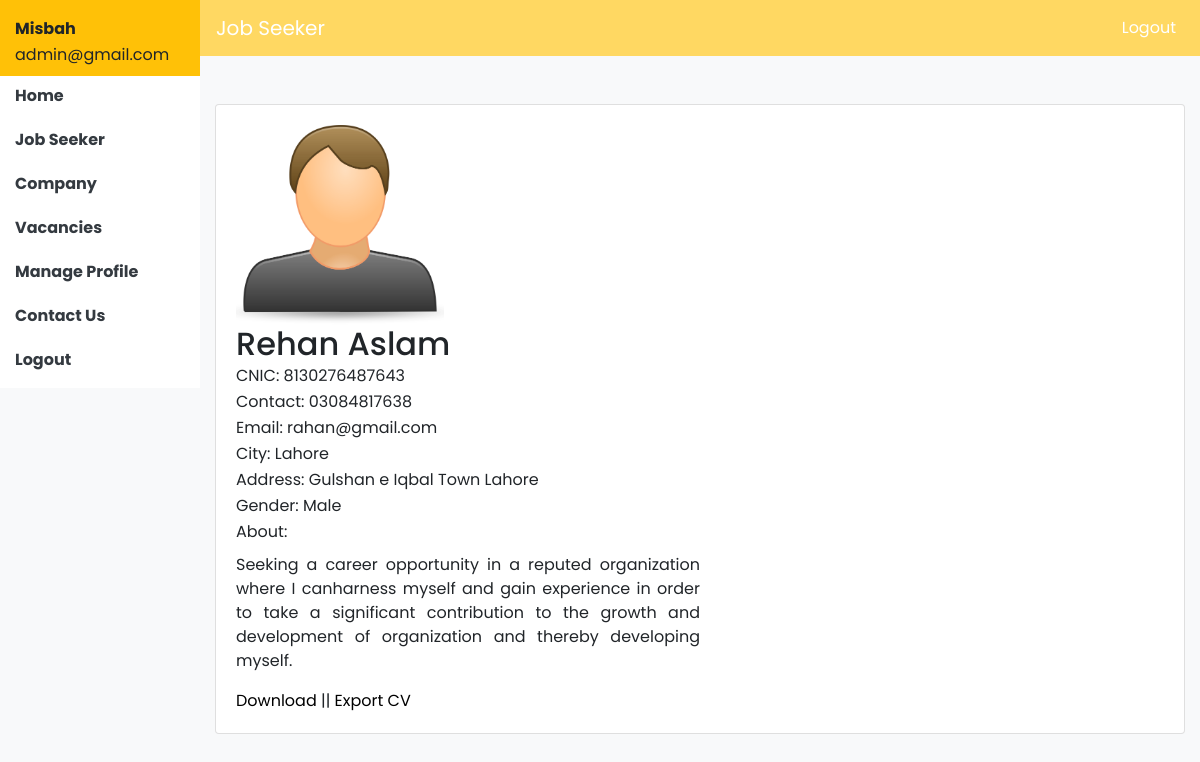
Page /admin/job_seeker_profile.php?id=1 (signed in) on the committed database.
### tables this page shows
CREATE TABLE `job_seeker_profile` (
  `id` int(11) NOT NULL,
  `job_seeker_id` int(11) NOT NULL,
  `cnic` varchar(40) NOT NULL,
  `dob` date NOT NULL,
  `gender` varchar(40) NOT NULL,
  `resume` varchar(80) NOT NULL,
  `about` text NOT NULL
);

CREATE TABLE `job_seeker` (
  `id` int(11) NOT NULL,
  `name` varchar(80) NOT NULL,
  `contact` varchar(40) NOT NULL,
  `email` varchar(40) NOT NULL,
  `city` varchar(40) NOT NULL,
  `password` varchar(40) NOT NULL,
  `address` varchar(80) NOT NULL,
  `profile_img` varchar(80) NOT NULL,
  `status` int(11) NOT NULL
);

### admin/session.php (called while the page is built, shortened)
<?php
include_once "../dbc.php";
$sql="select * from admin where email='".$_SESSION['admin']."'";
$result=mysqli_query($con,$sql);
$admin=mysqli_fetch_array($result);
?>

### admin/job_seeker_profile.php (the view, shortened to what this page needs)
<?php
include_once "session.php";
include_once "header.php";
?>
<div class="container-fluid">
<div class="row">
<div class="col-md-2">
<?php
include_once "sidebar.php";
?>
</div>
<div class="col-md-10">
<nav class="row navbar navbar-expand-lg navbar-dark" style="background-color: #FFD862;">
  <a class="navbar-brand" href="home.php">Job Seeker</a>
  <div class="collapse navbar-collapse" id="navbarSupportedContent">
    <ul class="navbar-nav ml-auto">
      <li class="nav-item active">
        <a class="nav-link" href="logout.php">Logout <span class="sr-only">(current)</span></a>
      </li>
    </ul>
  </div>
</nav>
<div class="card mt-5">
<div class="card-body">
<?php
$id=$_REQUEST['id'];
$sql="select job_seeker.id, name, contact, email, city, address, profile_img, cnic, dob, gender, resume, about from job_seeker_profile INNER JOIN job_seeker on job_seeker.id=job_seeker_profile.job_seeker_id where job_seeker_id='$id'";
$result=mysqli_query($con,$sql);
if(mysqli_num_rows($result)>0){
$row=mysqli_fetch_array($result);
?>
<img src="../image/<?php echo $row['profile_img'];?>" height="200">
<h2><?php echo $row['name'];?></h2>
<p class="line-height">CNIC: <?php echo $row['cnic'];?></p>
<p class="line-height">Contact: <?php echo $row['contact'];?></p>
<p class="line-height">Email: <?php echo $row['email'];?></p>
<p class="line-height">City: <?php echo $row['city'];?></p>
<p class="line-height">Address: <?php echo $row['address'];?></p>
<p class="line-height">Gender: <?php echo $row['gender'];?></p>
<p class="line-height">About:</p>
<p class="w-50 text-justify"><?php echo $row['about'];?></p>
<a href="../resume/<?php echo $row['resume'];?>" download>Download</a> ||
<a href="export_cv.php?id=<?php echo $row['id'];?>">Export CV</a>
<?php
}
else{
	echo "<p>Profile information not found</p>";
}
?>
</div>
</div>
</div>
</div>
</div>
</body>
</html>

### admin/sidebar.php
<div class="row">
<div class="col-md-12 bg-warning">
<p class="pt-4 line-height"><strong><?php echo $admin['name'];?></strong></p>
<p class="line-height"><?php echo $admin['email'];?></p>
</div>
</div>
<div class="row bg-white">
<div class="col-md-12">
<p class="pt-2"><b><a href="home.php" class="text-dark">Home</a></b></p>
<p class="pt-1"><b><a href="job_seeker.php" class="text-dark">Job Seeker</a></b></p>
<p class="pt-1"><b><a href="company.php" class="text-dark">Company</a></b></p>
<p class="pt-1"><b><a href="vacancies.php" class="text-dark">Vacancies</a></b></p>
<p class="pt-1"><b><a href="profile.php" class="text-dark">Manage Profile</a></b></p>
<p class="pt-1"><b><a href="contact.php" class="text-dark">Contact Us</a></b></p>
<p class="pt-1"><b><a href="logout.php" class="text-dark">Logout</a></b></p>
</div>
</div>

### css/style.css (style rules this page uses)
* { font-family: 'Gentium Book Basic', serif; font-family: 'Lora', serif; font-family: 'Nunito', sans-serif; font-family: 'Poppins', sans-serif; }
a { color:black; }
.line-height { line-height:10px; }

### rows in the picture
job_seeker_profile: job_seeker.profile_img (picture), job_seeker.name "Rehan Aslam", cnic "8130276487643", job_seeker.contact "03084817638", job_seeker.email "rahan@gmail.com", job_seeker.city "Lahore", job_seeker.address "Gulshan e Iqbal Town Lahore", gender "Male", about "Seeking a career opportunity in a reputed organization where I canharness myself and gain experience in order to take a significant contribution to the growth and development of organization and thereby developing myself."

### other values in the picture
$admin['name'] "Misbah"
$admin['email'] "admin@gmail.com"
